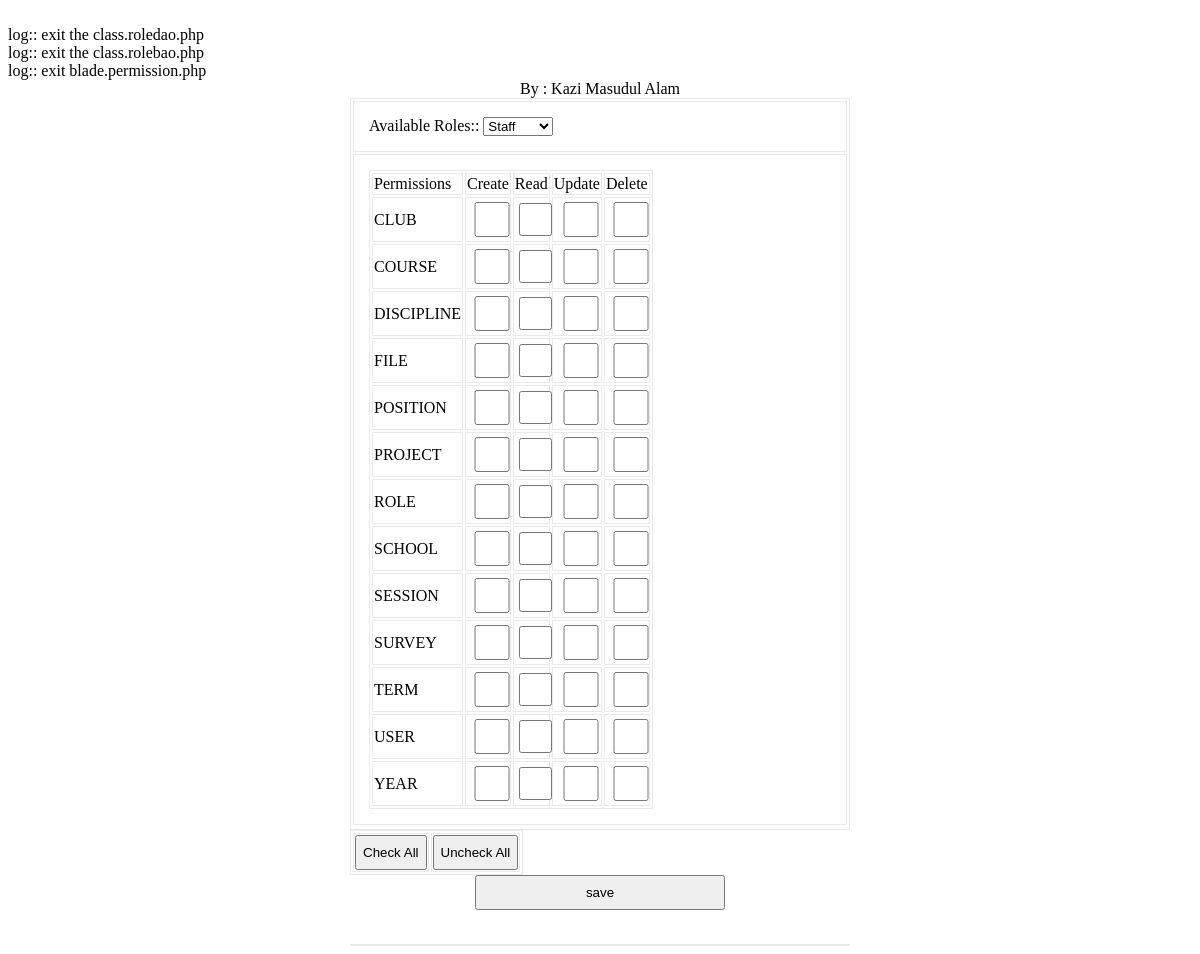
Screenshot of /modules/dash/view.permission.php with the database file from the repository.
### tables this page shows
CREATE TABLE IF NOT EXISTS `tbl_role` (
  `ID` varchar(40) NOT NULL,
  `Name` varchar(50) NOT NULL,
  PRIMARY KEY (`ID`)
);

CREATE TABLE IF NOT EXISTS `tbl_permission` (
  `ID` varchar(100) NOT NULL,
  `Name` varchar(100) NOT NULL,
  `Category` varchar(100) NOT NULL,
  PRIMARY KEY (`ID`)
);

### util/class.util.php (called while the page is built, shortened)
<?php
class DBUtil implements I_DBUtil {
	private static $s_instance;
	private $_host;
	private $_username;
	private $_password;
	private $_database;
	protected $_connection;
	protected $_result;
	public static function getInstance() {
		if(!self::$s_instance) {
			self::$s_instance = new self();
		}
		return self::$s_instance;
	}
	private function readDBConfig(){
		$_config = ConfigUtil::getInstance();
		$this->_host = $_config->getDBHost();
		$this->_username = $_config->getDBUserName();
		$this->_password = $_config->getDBPassword();
		$this->_database = $_config->getDBName();
	}
	private function setConnection(){
		$this->_connection = new mysqli($this->_host, $this->_username,
			$this->_password, $this->_database);
	}
	public function doQuery($sql) {
		$this->_result = $this->_connection->query($sql) or die(mysqli_error($this->_result));
		return $this->_result;
	}
	public function getNumRows() {
		$this->_numRows = mysqli_num_rows($this->_result);
		return $this->_numRows;
	}
	public function getAllRows() {
		$rows = array();
		for($x = 0; $x < $this->getNumRows(); $x++) {
			$rows[] = mysqli_fetch_assoc($this->_result);
		}
		return $rows;
	}
}
class ConfigUtil implements I_DBConfig{
	public static $s_instance;
	private $_host;
	private $_username;
	private $_password;
	private $_database;
	public static function getInstance() {
		if(!self::$s_instance) {
			self::$s_instance = new self();
		}
		return self::$s_instance;
	}
	private function readDBConfig(){
		$ini_array = parse_ini_file("/../config/db.ini");
		$this->_host = $ini_array['host'];
		$this->_username = $ini_array['username'];
		$this->_password = $ini_array['password'];
		$this->_database = $ini_array['database'];
	}
	public function getDBHost(){
		return $this->_host;
	}
	public function getDBUserName(){
		return $this->_username;
	}
	public function getDBPassword(){
		return $this->_password;
	}
	public function getDBName(){
		return $this->_database;
	}
}
class LogUtil{
	private static $s_instance;
	public static function getInstance(){
		if(!self::$s_instance) {
			self::$s_instance = new self();
		}
		return self::$s_instance;
	}
}
?>

### common/class.common.php (called while the page is built, shortened)
<?php
class Result{
    private $_IsSuccess=0;
    private $_ResultObject;
    public function setIsSuccess($IsSuccess){
        $this->_IsSuccess = $IsSuccess;
    }
    public function getIsSuccess(){
        return $this->_IsSuccess;
    }
    public function setResultObject($ResultObject){
        $this->_ResultObject = $ResultObject;
    }
    public function getResultObject(){
        return $this->_ResultObject;
    }
}
class Role{
    private $_ID;
    private $_Name;
    public function setID ( $ID ) {
        $this->_ID = $ID;
    }
    public function getID () {
        return $this->_ID;
    }
    public function setName( $Name ) {
        $this->_Name = $Name;
    }
    public function getName() {
        return $this->_Name;
    }
}
class Permission{
    private $_ID;
    private $_Category;
    public function setID ( $ID ) {
        $this->_ID = $ID;
    }
    public function getID () {
        return $this->_ID;
    }
    public function setCategory( $Category ) {
        $this->_Category = $Category;
    }
    public function getCategory() {
        return $this->_Category;
    }
}
?>

### modules/dash/view.permission.php (the view, shortened to what this page needs)
<?php
include_once 'blade/view.permission.blade.php';
include_once '/../../common/class.common.php';
?>
<!DOCTYPE html PUBLIC "-//W3C//DTD XHTML 1.0 Transitional//EN" "http://www.w3.org/TR/xhtml1/DTD/xhtml1-transitional.dtd">
<html xmlns="http://www.w3.org/1999/xhtml">
	<head>
		<link rel="stylesheet" href="style.css" type="text/css" />
	</head>
<body>
<center>
	<div id="header">
		<label>By : Kazi Masudul Alam</a></label>
	</div>
	<div id="form">
		<form method="post" name="formPermissions">
			<table width="100%" border="1" cellpadding="15">
				<tr>
					<td>
							<label>Available Roles:: </label>
						    <?php
						    $var = '<select name="selectedRole" id="select-from-roles" onChange="onChangeEventHandler(event,this);">';
							$Result = $_RoleBAO->getAllRoles();
							if($Result->getIsSuccess()){
								$Roles = $Result->getResultObject();
						       for ($i=0; $i < sizeof($Roles); $i++) {
						       		$Role = $Roles[$i];
						    		$var = $var. '<option value="'.$Role->getID().'"';
						          	$var = $var.'>'.$Role->getName().'</option>';
								}
								$var = $var.'</select>';
							}
							echo $var;
							?>
					</td>
				</tr>
				<tr>
					<td>
						    <?php
						    $var='<table>';
						    $var=$var.'<tr>';
						    $var=$var.'<td>Permissions</td>';
						    $var=$var.'<td>Create</td>';
						    $var=$var.'<td>Read</td>';
						    $var=$var.'<td>Update</td>';
						    $var=$var.'<td>Delete</td>';
						    $var=$var.'</tr>';
						    $Result = $_RoleBAO->getAllPermissions();
							if($Result->getIsSuccess()){
								$Permissions = $Result->getResultObject();
						       for ($i=0; $i < sizeof($Permissions); ) {
						       		$Permission = $Permissions[$i];
						       		$var = $var.'<tr>';
						       		$var = $var.'<td>'.$Permission->getCategory().'</td>';
						       		$j=$i;
						       		for ( ; $j < sizeof($Permissions)  ; $j++) {
						       			if(!strcmp($Permissions[$i]->getCategory(), $Permissions[$j]->getCategory())){
						    				$var = $var.'<td><input type="checkbox" name="selectedPermissions[]"
						    					value="'.$Permissions[$j]->getID().'"
						    					id="'.$Permissions[$j]->getID().'"';
						          			$var = $var.'/></td>';
						       			}
						       			else{
						       				break;
						       			}
						       		}
						       		$i=$j;
						       		$var = $var. '</tr>';
						    	}
						    	$var = $var.'</table>';
						    }
						    echo $var;
						    ?>
					</td>
				</tr>
				<tr>
					<table>
						<tr>
							<td>
									<input type="button" name="checkAll" onclick="SetAllCheckBoxes('formPermissions', 'selectedPermissions[]', true);" value="Check All"/>
							</td>
							<td>
									<input type="button" name="uncheckAll" onclick="SetAllCheckBoxes('formPermissions', 'selectedPermissions[]', false);" value="Uncheck All"/>
							</td>
						</tr>
					</table>
				</tr>
				<tr>
					<td>
							<button type="submit" name="save">save</button>
					</td>
				</tr>
			</table>
		</form>
<br />
	<table width="100%" border="1" cellpadding="15" align="center">
	</table>
	</div>
</center>
</body>
</html>

### dao/class.roledao.php (shortened to what this page needs)
<?php
include_once '/../common/class.common.php';
include_once '/../util/class.util.php';
Class RoleDAO{
	private $_DB;
	function RoleDAO(){
		$this->_DB = DBUtil::getInstance();
	}
	public function getAllRoles(){
		$RoleList = array();
		$this->_DB->doQuery("SELECT * FROM tbl_Role");
		$rows = $this->_DB->getAllRows();
		for($i = 0; $i < sizeof($rows); $i++) {
			$row = $rows[$i];
			$this->_Role = new Role();
		    $this->_Role->setID ( $row['ID']);
		    $this->_Role->setName( $row['Name'] );
		    $RoleList[]=$this->_Role;
		}
		$Result = new Result();
		$Result->setIsSuccess(1);
		$Result->setResultObject($RoleList);
		return $Result;
	}
	public function getAllPermissions(){
		$PermissionList = array();
		$this->_DB->doQuery("SELECT * FROM tbl_Permission");
		$rows = $this->_DB->getAllRows();
		for($i = 0; $i < sizeof($rows); $i++) {
			$row = $rows[$i];
			$this->_Permission = new Permission();
		    $this->_Permission->setID ( $row['ID']);
		    $this->_Permission->setName( $row['Name'] );
		    $this->_Permission->setCategory( $row['Category'] );
		    $PermissionList[]=$this->_Permission;
		}
		$Result = new Result();
		$Result->setIsSuccess(1);
		$Result->setResultObject($PermissionList);
		return $Result;
	}
}
echo '<br> log:: exit the class.roledao.php';
?>

### bao/class.rolebao.php (shortened to what this page needs)
<?php
include_once '/../util/class.util.php';
include_once '/../dao/class.roledao.php';
Class RoleBAO{
	private $_RoleDAO;
	function RoleBAO(){
		$this->_RoleDAO = new RoleDAO();
	}
	public function getAllRoles(){
		$Result = $this->_RoleDAO->getAllRoles();
		return $Result;
	}
	public function getAllPermissions(){
		$Result = $this->_RoleDAO->getAllPermissions();
		return $Result;
	}
}
echo '<br> log:: exit the class.rolebao.php';
?>

### modules/dash/blade/view.permission.blade.php (shortened to what this page needs)
<?php
include_once '/../../../util/class.util.php';
include_once '/../../../bao/class.rolebao.php';
$_RoleBAO = new RoleBAO();
echo '<br> log:: exit blade.permission.php';
?>

### modules/dash/style.css (style rules this page uses)
#form { width:500px; margin:0px auto; text-align:center; }
#form form input { width:100%; height:35px; }
form button { width:50%; height:35px; }
table,td { border:solid #e9e9e9 1px; }

### rows the page displays
tbl_role: selectedRole "Staff"
tbl_permission: Category "CLUB"
tbl_permission: Category "COURSE"
tbl_permission: Category "DISCIPLINE"
tbl_permission: Category "FILE"
tbl_permission: Category "POSITION"
tbl_permission: Category "PROJECT"
tbl_permission: Category "ROLE"
tbl_permission: Category "SCHOOL"
tbl_permission: Category "SESSION"
tbl_permission: Category "SURVEY"
tbl_permission: Category "TERM"
tbl_permission: Category "USER"
tbl_permission: Category "YEAR"
